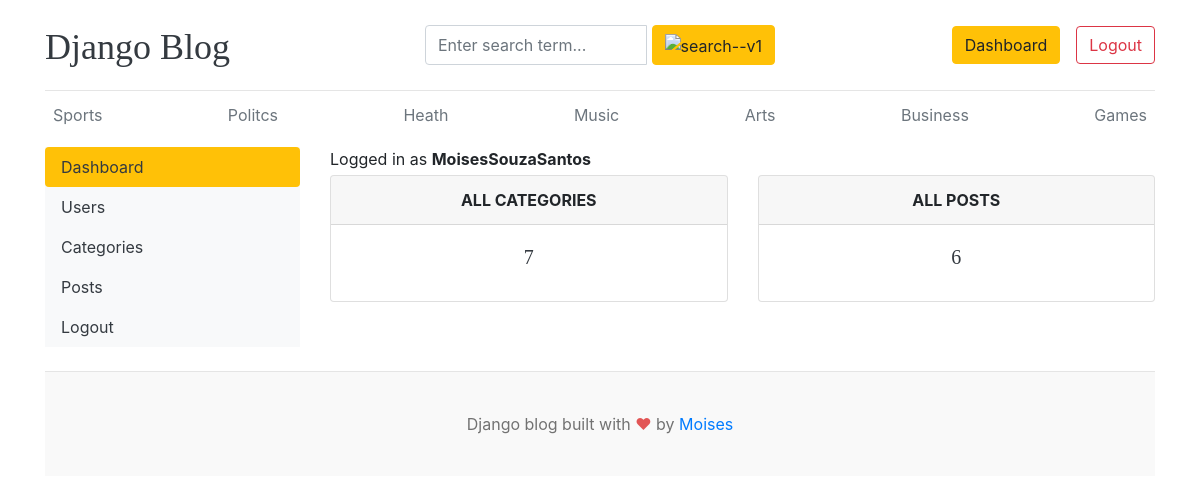
The page /dashboard/ (signed in) on the database its author committed.
### blogs/models.py (models this page shows, shortened)
class Category(models.Model):
    category_name = models.CharField(max_length=50, unique=True)
    created_at = models.DateTimeField(auto_now_add=True)
    updated_at = models.DateTimeField(auto_now=True)
    class Meta:
        verbose_name_plural = "categories"

### dashboard/views.py (the view)
# urls.py: path('dashboard/', include('dashboard.urls')),
@login_required(login_url='login')
def dashboard(request):
    category_count = Category.objects.all().count()
    blogs_count = Blog.objects.all().count()
    context = {
        'category_count': category_count,
        'blogs_count': blogs_count,
    }
    return render(request, 'dashboard/dashboard.html', context)

### blogs/context_processors.py (called while the page is built)
def get_categories(request):
    categories = Category.objects.all()
    return dict(categories=categories)

### templates/dashboard/dashboard.html
{% extends 'base.html' %}
{% block content %}
<div class="row">
    {% include 'dashboard/sidebar.html' %}
    <div class="col-md-9">
        <span>Logged in as <b>{{ user }}</b></span>
        <div class="row mt-1">
            <div class="col">
                <div class="card border-default mb-3">
                    <div class="card-header text-center text-uppercase font-weight-bold">All Categories</div>
                    <div class="card-body text-dark">
                        <h5 class="card-title text-center">{{ category_count }}</h5>
                    </div>
                </div>
            </div>
            <div class="col">
                <div class="card border-default mb-3">
                    <div class="card-header text-center text-uppercase font-weight-bold">All posts</div>
                    <div class="card-body text-dark">
                        <h5 class="card-title text-center">{{ blogs_count }}</h5>
                    </div>
                </div>
            </div>
        </div>
    </div>
</div>
<br>
{% endblock %}

### templates/base.html (shortened to what this page needs)
{% load static %}
<!DOCTYPE html>
<html lang="en">
<head>
    <link rel="stylesheet" href="https://cdnjs.cloudflare.com/ajax/libs/font-awesome/4.7.0/css/font-awesome.min.css">
    <link href="https://getbootstrap.com/docs/4.0/dist/css/bootstrap.min.css" rel="stylesheet">
    <link rel="stylesheet" href="{% static 'css/style.css' %}">
  </head>
<body>
    <div class="container">
      <header class="blog-header py-3">
        <div class="row flex-nowrap justify-content-between align-items-center">
          <div class="col-4 pt-1">
            <a class="blog-header-logo text-dark" href="/">Django Blog</a>
          </div>
          <div class="col-4">
            <form action="{% url 'search' %}" method="GET">
              <div class="input-group">
                        <input class="form-control" value="{{ keyword }}" type="text" name="keyword" placeholder="Enter search term..." aria-label="Enter search term..." aria-describedby="button-search" />
                        <button type="submit" class="btn btn-warning" id="button-search" type="button"><img width="20" height="20" src="https://img.icons8.com/ios/50/search--v1.png" alt="search--v1"/></button>
              </div>
            </form>
          </div>
          <div class="col-4 d-flex justify-content-end align-items-center">
            {% if not user.is_authenticated %}
              <a class="btn btn-sm btn-warning" href="{% url 'login' %}">Login</a> &nbsp;
              <a class="btn btn-sm btn-outline-secondary" href="{% url 'register' %}">Register</a>
            {% else %}
              <span><a class="btn btn-warning" href="{% url 'dashboard' %}">Dashboard</a></span>
              <span><a class="btn btn-outline-danger" href="{% url 'logout' %}">Logout</a></span>
            {% endif %}
          </div>
        </div>
      </header>
      <div class="nav-scroller py-1 mb-2">
        <nav class="nav d-flex justify-content-between">
          {% for cat in categories %}
          <a id="navbar" class="p-2 text-muted" href="{% url 'posts_by_category' cat.id %}">{{ cat.category_name }}</a>
          {% endfor %}
        </nav>
      </div>
{% block content %}
{% endblock %}
<footer class="blog-footer">
  <p>Django blog built with <span style="color: #e25555;">&hearts;</span> by <a href="https://github.com/LinuxEater" target="_blank">Moises</a></p>
</footer>
</body>
</html>

### blog_main/static/css/style.css (style rules this page uses)
.blog-header { border-bottom: 1px solid #e5e5e5; }
.blog-header-logo { font-family: "Playfair Display", Georgia, "Times New Roman", serif; font-size: 2.25rem; }
h1, h2, h3, h4, h5, h6 { font-family: "Playfair Display", Georgia, "Times New Roman", serif; }
.blog-footer { padding: 2.5rem 0 !important; color: #727272 !important; text-align: center !important; background-color: #f9f9f9 !important; border-top: .05rem solid #e5e5e5 !important; }
.blog-footer p:last-child { margin-bottom: 0 !important; }
#navbar { transition: all 0.5s ease-in-out; }

### rows shown on the page
Category: category_name "Sports"
Category: category_name "Politcs"
Category: category_name "Heath"
Category: category_name "Music"
Category: category_name "Arts"
Category: category_name "Business"
Category: category_name "Games"

### other values the page prints
{{ user }} "MoisesSouzaSantos"
{{ category_count }} "7"
{{ blogs_count }} "6"
